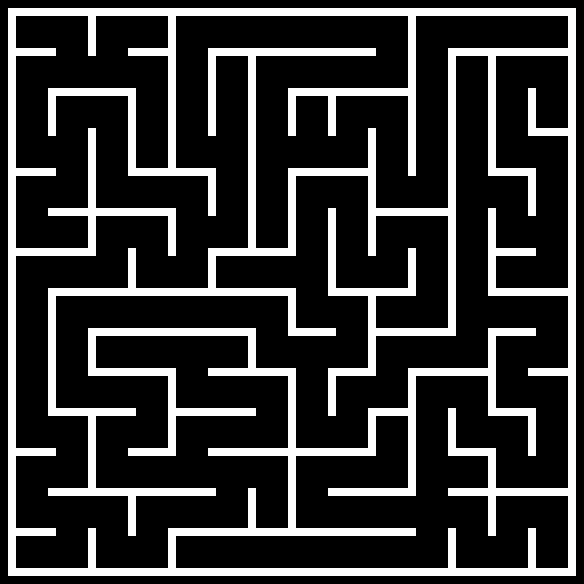

Below is a game level as drawn by its tile map, then a one-line description and the .tmx that defines it (tile-layer data replaced by summaries):
An orthogonal 73x73 tile map with 8x8 px tiles, 1 tile layer (Background) and 98 objects (4x Painter, Player, Checkpoint).

<map version="1.10" tiledversion="1.10.2" orientation="orthogonal" renderorder="right-down" width="73" height="73" tilewidth="8" tileheight="8" infinite="0" nextlayerid="4" nextobjectid="103">
 <tileset firstgid="1" source="Mazeball.tsx" />
 <layer id="1" name="Background" width="73" height="73">
  <data>[5329 cells, 1125 non-empty, 1 distinct tile ids]</data>
 </layer>
 <objectgroup id="2" name="Spawnpoints">
  <object id="96" name="Player" type="Player" x="258" y="17" width="30" height="30" />
  <object id="97" name="Painter" type="Painter" x="257.25" y="497" width="30" height="30">
   <properties>
    <property name="colour" value="Red" />
   </properties>
  </object>
  <object id="100" name="Painter" type="Painter" x="137" y="137" width="30" height="30">
   <properties>
    <property name="colour" value="Blue" />
   </properties>
  </object>
  <object id="99" name="Painter" type="Painter" x="537" y="535.5" width="30" height="30">
   <properties>
    <property name="colour" value="Yellow" />
   </properties>
  </object>
  <object id="98" name="Painter" type="Painter" x="536.5" y="17.25" width="30" height="30">
   <properties>
    <property name="colour" value="Green" />
   </properties>
  </object>
  <object id="102" name="Checkpoint" type="Checkpoint" x="175.5" y="553.75">
   <polygon points="0,0 31.75,0.25 31.5,14.5 0,14.5" />
  </object>
 </objectgroup>
 <objectgroup id="3" name="Walls">
  <object id="1" x="7.75" y="8.5">
   <polygon points="0,0 567.75,0 568.25,7.5 0.5,7" />
  </object>
  <object id="2" x="8.25" y="16.75">
   <polygon points="0,0 7.5,0 7.25,559 0,558.5" />
  </object>
  <object id="3" x="16.25" y="48.5">
   <polygon points="0,0 39.75,0 39.25,7.25 0,7" />
  </object>
  <object id="4" x="88.25" y="16.75">
   <polygon points="0,0 7.25,-0.25 7.25,38.75 0,38.5" />
  </object>
  <object id="5" x="15.75" y="568.5">
   <polygon points="0,0 560,-0.25 560,7.5 -0.25,7" />
  </object>
  <object id="6" x="16" y="528.75">
   <polygon points="0,0 39.75,0 39.75,6.75 0.5,7" />
  </object>
  <object id="7" x="88.25" y="529">
   <polygon points="0,0 7.25,-0.25 7.25,38.25 0,38.5" />
  </object>
  <object id="9" x="447.75" y="528.25">
   <polygon points="0,0 8,0.25 8,39.25 0.25,39.25" />
  </object>
  <object id="10" x="568" y="567.5">
   <polygon points="0,0 7.75,0 7.75,-551 0,-550.75" />
  </object>
  <object id="11" x="528.25" y="568.25">
   <polygon points="0,0 7.25,0 7.5,-39.75 0,-39.75" />
  </object>
  <object id="12" x="448.25" y="488.5">
   <polygon points="0,0 119.25,-0.25 119,7.5 -0.25,7" />
  </object>
  <object id="13" x="488" y="456.25">
   <polygon points="0,0 8,0 7.75,31.75 0.25,31.5" />
  </object>
  <object id="14" x="488.25" y="496">
   <polygon points="0,0 7.5,0.25 7.5,39.25 0,39.5" />
  </object>
  <object id="15" x="447.75" y="448.5">
   <polygon points="0,0 48,-0.25 48.25,7.75 0.5,7.5" />
  </object>
  <object id="16" x="328.25" y="489">
   <polygon points="0,0 87.5,-0.5 87.25,6.5 -0.5,6.75" />
  </object>
  <object id="18" x="248.25" y="488.5">
   <polygon points="0,0 7.5,0.25 7.75,39 0,39" />
  </object>
  <object id="19" x="168.25" y="536.5">
   <polygon points="0,0 7.5,0 7.25,31.25 0.25,31.25" />
  </object>
  <object id="20" x="128.25" y="496.5">
   <polygon points="0,0 7.25,0.25 7,39 -0.25,39" />
  </object>
  <object id="21" x="168.25" y="528.75">
   <polygon points="0,0 247.5,-0.5 247.75,7 0,7.25" />
  </object>
  <object id="22" x="48.25" y="488.25">
   <polygon points="0,0 167.5,0.25 167,7.75 0.25,7.25" />
  </object>
  <object id="23" x="15.5" y="447.75">
   <polygon points="0,0 40.25,1 39.75,7.75 0.25,8" />
  </object>
  <object id="24" x="88" y="487.75">
   <polygon points="0,0 7.75,0 7.5,-71.5 0,-71.5" />
  </object>
  <object id="25" x="48.25" y="408">
   <polygon points="0,0 87.25,0.25 87.5,7.75 0.25,7.75" />
  </object>
  <object id="26" x="128.5" y="448.5">
   <polygon points="0,0 47.5,0 47.25,6.75 -0.25,7" />
  </object>
  <object id="27" x="207.75" y="449">
   <polygon points="0,0 80,-0.75 80.25,6.75 0.75,6.75" />
  </object>
  <object id="28" x="296" y="448">
   <polygon points="0,0 79.5,0 79.75,8 0.25,7.75" />
  </object>
  <object id="29" x="368.25" y="416.25">
   <polygon points="0,0 7.5,0.25 7.5,31 -0.5,31.25" />
  </object>
  <object id="30" x="368.25" y="408.5">
   <polygon points="0,0 39.5,0 39.75,7.25 -0.25,7.25" />
  </object>
  <object id="31" x="408.5" y="488">
   <polygon points="0,0 7.25,0 7.25,-111.25 -0.25,-111.5" />
  </object>
  <object id="32" x="448.5" y="408.25">
   <polygon points="0,0 7,0.25 7.25,39 -0.25,39.5" />
  </object>
  <object id="33" x="488.25" y="408.5">
   <polygon points="0,0 47.5,-0.25 47.5,7.25 0,7.25" />
  </object>
  <object id="34" x="528.25" y="416.5">
   <polygon points="0,0 7.5,-0.25 7.5,39 -0.25,39.25" />
  </object>
  <object id="35" x="528.5" y="368.5">
   <polygon points="0,0 39,-0.25 38.75,7.25 -0.25,6.75" />
  </object>
  <object id="36" x="488.25" y="328.5">
   <polygon points="0,0 47.25,-0.25 47.75,7.5 0.25,7.25" />
  </object>
  <object id="37" x="488.5" y="336.25">
   <polygon points="0,0 7.5,0 7.25,71.25 -0.5,71.5" />
  </object>
  <object id="38" x="408.25" y="368">
   <polygon points="0,0 79.5,0.25 79,8 0.25,8.5" />
  </object>
  <object id="39" x="375.5" y="328.25">
   <polygon points="0,0 80,0.25 80,7.25 1,7.25" />
  </object>
  <object id="40" x="328.25" y="368.5">
   <polygon points="0,0 47.5,-0.5 47.5,7 0.25,7.25" />
  </object>
  <object id="41" x="328.25" y="376.5">
   <polygon points="0,0 8,-0.25 7.25,39.25 -0.25,39.25" />
  </object>
  <object id="42" x="287.75" y="376.5">
   <polygon points="0,0 7.75,-0.5 8.25,151.25 0.5,151.25" />
  </object>
  <object id="43" x="208.5" y="368.5">
   <polygon points="0,0 87.25,0 87.25,7.25 0,7.75" />
  </object>
  <object id="44" x="248.25" y="336.5">
   <polygon points="0,0 7.75,-0.25 7.25,31.5 0,31.25" />
  </object>
  <object id="45" x="288.25" y="328.5">
   <polygon points="0,0 47.75,-0.25 47.75,7 0,7" />
  </object>
  <object id="46" x="176.25" y="408.5">
   <polygon points="0,0 79.25,0 79.25,7.25 0,7.25" />
  </object>
  <object id="47" x="168.25" y="376.25">
   <polygon points="0,0 7.5,-0.25 7.5,71.5 -0.25,71.5" />
  </object>
  <object id="48" x="88.25" y="368">
   <polygon points="0,0 87.25,0.25 87.25,7.5 -0.25,7.25" />
  </object>
  <object id="49" x="88.5" y="337">
   <polygon points="0,0 7.25,-0.25 7,30.5 -0.25,30.5" />
  </object>
  <object id="50" x="48" y="407.25">
   <polygon points="0,0 8.25,0 7.75,-110.75 -0.25,-111" />
  </object>
  <object id="51" x="88" y="328.5">
   <polygon points="0,0 167.5,-0.25 167.25,7 0.5,7.75" />
  </object>
  <object id="52" x="368.25" y="367.25">
   <polygon points="0,0 7.25,0 7.75,-71 0,-70.75" />
  </object>
  <object id="53" x="488.5" y="288.5">
   <polygon points="0,0 79,0 79,6.75 -0.25,7.25" />
  </object>
  <object id="54" x="496.25" y="248.5">
   <polygon points="0,0 39,0.25 39.25,7 -0.25,7.5" />
  </object>
  <object id="55" x="488.25" y="287.75">
   <polygon points="0,0 7.5,0 7,-79.75 -0.25,-79.25" />
  </object>
  <object id="56" x="448" y="328">
   <polygon points="0,0 7.75,0 7.75,-271.25 0.25,-271.25" />
  </object>
  <object id="57" x="527.75" y="177">
   <polygon points="0,0 8,-0.5 7.75,39 0.75,38.5" />
  </object>
  <object id="58" x="488" y="168.5">
   <polygon points="0,0 47.5,0 47.5,7.25 0.75,7.25" />
  </object>
  <object id="59" x="488.5" y="167.5">
   <polygon points="0,0 7.25,0 7.25,-111.25 -0.25,-111.25" />
  </object>
  <object id="60" x="528" y="88.5">
   <polygon points="0,0 7.75,0 7.75,47 0,47" />
  </object>
  <object id="61" x="536" y="128.5">
   <polygon points="0,0 31.5,-0.25 31.5,6.75 0.25,7.25" />
  </object>
  <object id="62" x="328" y="97">
   <polygon points="0,0 7.75,-0.25 7.75,38.5 0.25,38.5" />
  </object>
  <object id="63" x="288.25" y="96.25">
   <polygon points="0,0 7.5,-0.25 7.25,39.5 -0.5,39.5" />
  </object>
  </objectgroup>
</map>
<!-- 31 of 98 objects omitted -->
